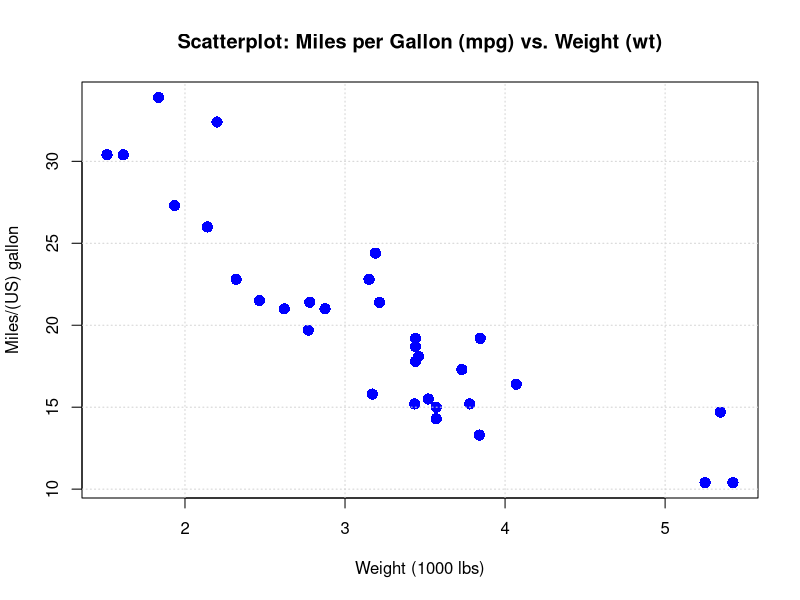

Write R code to recreate this figure.
## ---- chunk 1
#| label: plot-mtcars-mpg-vs-wt
#| echo: false
#| fig-cap: "Miles per Gallon (mpg) vs. Weight (wt)"
#| fig-cap-location: bottom
#| fig-width: 12
#| fig-height: 8

# Load the mtcars dataset
data(mtcars)

# Plot a scatterplot of Miles per Gallon (mpg) vs. Weight (wt)
plot(mtcars$wt, mtcars$mpg, 
     main = "Scatterplot: Miles per Gallon (mpg) vs. Weight (wt)",
     xlab = "Weight (1000 lbs)",
     ylab = "Miles/(US) gallon",
     col = "blue",      # Colour of the data points on the plot
     pch = 16,          # Filled cicles representing the data points
     cex = 1.5)         # Sizing of text and graphical elements

# Add a grid
grid()
